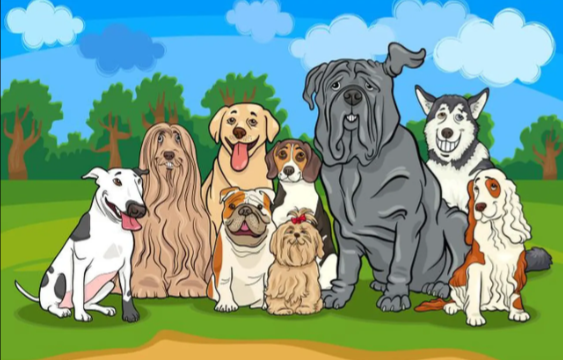
#> input picture Anjing.png, 563 x 360 px
$ python Averaged.py
#> lines starting #> are read from the running program, lines starting #| are printed output that depends on the picture
import cv2
import numpy as np

# Load image
img = cv2.imread('Anjing.png')
#> img is the input picture: shape (360, 563, 3); mean B, G, R 136.9, 159.1, 125.2

# Define kernel size for average filter
kernel_size = (5, 5)

# Create kernel for average filter
kernel = np.ones(kernel_size, np.float32) / (kernel_size[0] * kernel_size[1])

# Apply average filter to image using filter2D
blur = cv2.filter2D(img, -1, kernel)
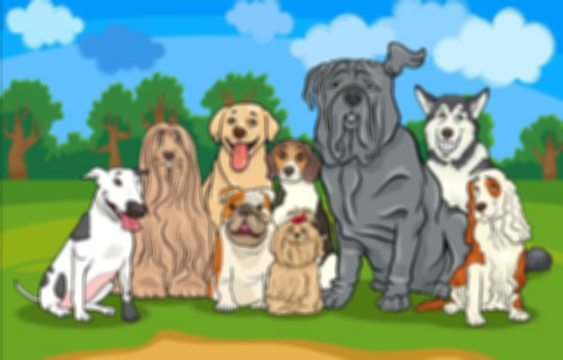
#> blur: shape (360, 563, 3); mean B, G, R 137, 159.1, 125.3

# Display original and filtered image
cv2.imshow('Original', img)
cv2.imshow('Average Filter', blur)
cv2.waitKey(0)
cv2.destroyAllWindows()
